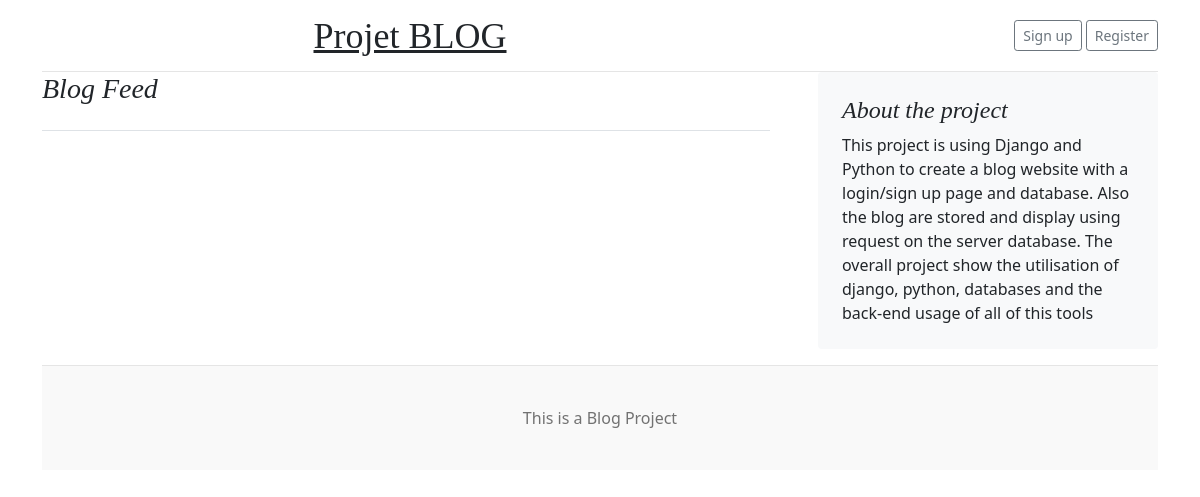
The app's page /, older data.
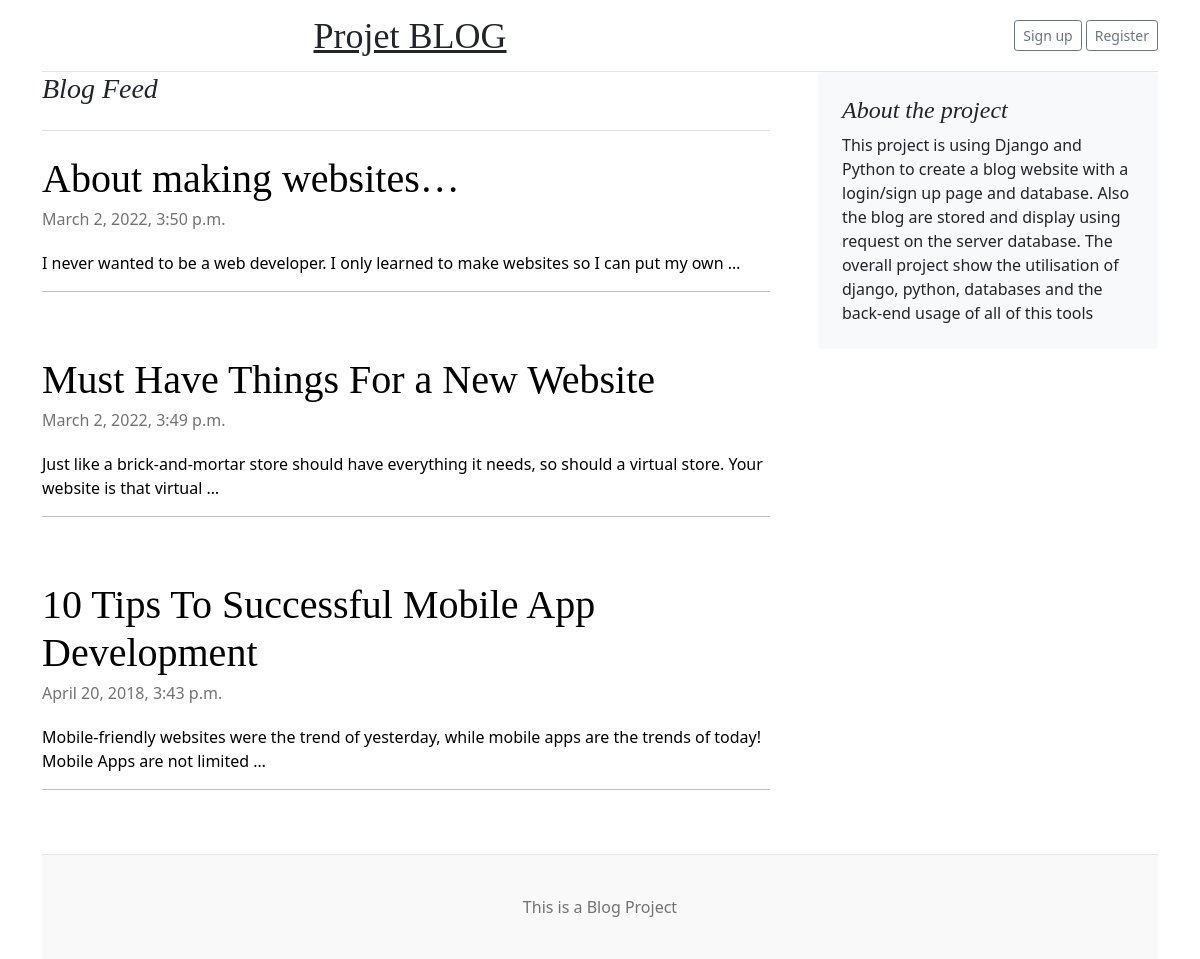
The same page, newer data.
### posts/models.py (models this page shows)
class Post(models.Model):
    title = models.CharField(max_length=100)
    body = models.CharField(max_length=1000000)
    created_at = models.DateTimeField(default=datetime.now, blank=True)

### posts/views.py (the view)
# urls.py: path('', views.index, name='index'),
def index(request):
    posts = Post.objects.all()
    return render(request, 'index.html', {'posts': posts})

### templates/index.html (shortened to what this page needs)
{% load static %}
<!doctype html>
<html lang="en">
<head>
  <link href="https://cdn.jsdelivr.net/npm/bootstrap@5.1.3/dist/css/bootstrap.min.css" rel="stylesheet"
>
  <link href="{% static 'blog.css' %}" rel="stylesheet">
</head>
<body
  style="background-image: url('https://mdbcdn.b-cdn.net/img/Photos/new-templates/search-box/img4.webp'); background-size: 3000px;">
  <div class="container" style="background-color: white; border-radius: 10px;">
    <header class="blog-header py-3">
      <div class="row flex-nowrap justify-content-between align-items-center">
        <div class="col-8 text-center">
          <a class="blog-header-logo text-dark" href="/">Projet BLOG</a>
        </div>
        <div class="col-4 d-flex justify-content-end align-items-center">
          {% if user.is_authenticated %}
          <div class="m-1">
            <a class="btn btn-sm btn-outline-secondary" href="newblog">New article</a>
          </div>
          <div>
            <a class="btn btn-sm btn-outline-secondary" href="logout">Logout</a>
          </div>
          {% else %}
          <div class="m-1">
            <a class="btn btn-sm btn-outline-secondary" href="login">Sign up</a>
          </div>
          <div>
            <a class="btn btn-sm btn-outline-secondary" href="register">Register</a>
          </div>
          {% endif %}
        </div>
      </div>
    </header>
    <div class="row g-5">
      <div class="col-md-8">
        <h3 class="pb-4 mb-4 fst-italic border-bottom">
          Blog Feed
        </h3>
        {% for post in posts reversed %}
        <article class="blog-post">
          <a href="/post/{{post.id}}" style="text-decoration: none; color: black;">
            <h2 class="blog-post-title">{{post.title}}</h2>
            <p class="blog-post-meta">{{post.created_at}}</p>
            <p>{{post.body|truncatewords:20}}</p>
            <hr>
          </a>
        </article>
        {% endfor %}
      </div>
      <div class="col-md-4">
        <div class="position-sticky" style="top: 2rem;">
          <div class="p-4 mb-3 bg-light rounded">
            <h4 class="fst-italic">About the project</h4>
            <p class="mb-0">This project is using Django and Python to create a blog website with a login/sign up page
              and database. Also the blog are stored and display using request on the server database. The overall
              project show the utilisation of django, python, databases and the back-end usage of all of this tools</p>
          </div>
        </div>
      </div>
    </div>
    <footer class="blog-footer">
      <p>This is a Blog Project</p>
    </footer>
</body>
</html>

### static/blog.css (style rules this page uses)
.blog-header { line-height: 1; border-bottom: 1px solid #e5e5e5; }
.blog-header-logo { font-family: "Playfair Display", Georgia, "Times New Roman", serif; font-size: 2.25rem; }
h1, h2, h3, h4, h5, h6 { font-family: "Playfair Display", Georgia, "Times New Roman", serif; }
.blog-post { margin-bottom: 4rem; }
.blog-post-title { margin-bottom: .25rem; font-size: 2.5rem; }
.blog-post-meta { margin-bottom: 1.25rem; color: #727272; }
.blog-footer { padding: 2.5rem 0; color: #727272; text-align: center; background-color: #f9f9f9; border-top: .05rem solid #e5e5e5; }
.blog-footer p:last-child { margin-bottom: 0; }

Row changes from the older to the newer data that the page shows:
added Post: title "About making websites…", created_at "March 2, 2022, 3:50 p.m.", body "I never wanted to be a web developer. I only learned to make websites so I can put my own …"
added Post: title "Must Have Things For a New Website", created_at "March 2, 2022, 3:49 p.m.", body "Just like a brick-and-mortar store should have everything it needs, so should a virtual store. Your website is that virtual …"
added Post: title "10 Tips To Successful Mobile App Development", created_at "April 20, 2018, 3:43 p.m.", body "Mobile-friendly websites were the trend of yesterday, while mobile apps are the trends of today! Mobile Apps are not limited …"
